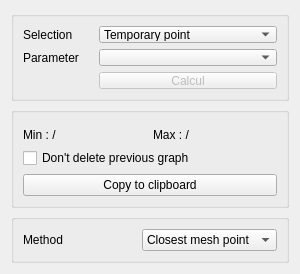
            <widget class="QWidget" name="page_graphtemp">
             <layout class="QGridLayout" name="gridLayout_11">
              <item row="1" column="0" colspan="2">
               <widget class="QGroupBox" name="groupBox_15">
                <property name="sizePolicy">
                 <sizepolicy hsizetype="Preferred" vsizetype="Preferred">
                  <horstretch>0</horstretch>
                  <verstretch>0</verstretch>
                 </sizepolicy>
                </property>
                <property name="title">
                 <string/>
                </property>
                <layout class="QGridLayout" name="gridLayout_14">
                 <item row="1" column="1">
                  <widget class="QLabel" name="label_21">
                   <property name="text">
                    <string>Max : /</string>
                   </property>
                  </widget>
                 </item>
                 <item row="1" column="0">
                  <widget class="QLabel" name="label_20">
                   <property name="maximumSize">
                    <size>
                     <width>16777215</width>
                     <height>20</height>
                    </size>
                   </property>
                   <property name="text">
                    <string>Min : /</string>
                   </property>
                  </widget>
                 </item>
                 <item row="0" column="0" colspan="2">
                  <widget class="QFrame" name="frame">
                   <property name="frameShape">
                    <enum>QFrame::StyledPanel</enum>
                   </property>
                   <property name="frameShadow">
                    <enum>QFrame::Plain</enum>
                   </property>
                  </widget>
                 </item>
                 <item row="3" column="0" colspan="2">
                  <widget class="QPushButton" name="pushButton_graphtemp_pressepapier">
                   <property name="text">
                    <string>Copy to clipboard</string>
                   </property>
                  </widget>
                 </item>
                 <item row="2" column="0" colspan="2">
                  <widget class="QCheckBox" name="checkBox">
                   <property name="text">
                    <string>Don't delete previous graph</string>
                   </property>
                  </widget>
                 </item>
                </layout>
                <zorder>frame</zorder>
                <zorder>label_21</zorder>
                <zorder>label_20</zorder>
                <zorder>pushButton_graphtemp_pressepapier</zorder>
                <zorder>checkBox</zorder>
               </widget>
              </item>
              <item row="0" column="0" colspan="2">
               <widget class="QGroupBox" name="groupBox_14">
                <property name="sizePolicy">
                 <sizepolicy hsizetype="Preferred" vsizetype="Fixed">
                  <horstretch>0</horstretch>
                  <verstretch>0</verstretch>
                 </sizepolicy>
                </property>
                <property name="maximumSize">
                 <size>
                  <width>16777215</width>
                  <height>90</height>
                 </size>
                </property>
                <property name="title">
                 <string/>
                </property>
                <layout class="QGridLayout" name="gridLayout_13">
                 <property name="horizontalSpacing">
                  <number>20</number>
                 </property>
                 <item row="1" column="0">
                  <widget class="QLabel" name="label_22">
                   <property name="sizePolicy">
                    <sizepolicy hsizetype="Fixed" vsizetype="Minimum">
                     <horstretch>0</horstretch>
                     <verstretch>0</verstretch>
                    </sizepolicy>
                   </property>
                   <property name="text">
                    <string>Parameter</string>
                   </property>
                  </widget>
                 </item>
                 <item row="0" column="0">
                  <widget class="QLabel" name="label_19">
                   <property name="sizePolicy">
                    <sizepolicy hsizetype="Fixed" vsizetype="Minimum">
                     <horstretch>0</horstretch>
                     <verstretch>0</verstretch>
                    </sizepolicy>
                   </property>
                   <property name="text">
                    <string>Selection</string>
                   </property>
                  </widget>
                 </item>
                 <item row="1" column="1">
                  <widget class="QComboBox" name="comboBox_parametreschooser">
                   <property name="sizePolicy">
                    <sizepolicy hsizetype="Preferred" vsizetype="Fixed">
                     <horstretch>0</horstretch>
                     <verstretch>0</verstretch>
                    </sizepolicy>
                   </property>
                  </widget>
                 </item>
                 <item row="0" column="1">
                  <widget class="QComboBox" name="comboBox_2">
                   <property name="sizePolicy">
                    <sizepolicy hsizetype="Preferred" vsizetype="Fixed">
                     <horstretch>0</horstretch>
                     <verstretch>0</verstretch>
                    </sizepolicy>
                   </property>
                   <item>
                    <property name="text">
                     <string>Temporary point</string>
                    </property>
                   </item>
                   <item>
                    <property name="text">
                     <string>Points of active vector layer</string>
                    </property>
                   </item>
                  </widget>
                 </item>
                 <item row="2" column="1">
                  <widget class="QPushButton" name="pushButton_limni">
                   <property name="enabled">
                    <bool>false</bool>
                   </property>
                   <property name="sizePolicy">
                    <sizepolicy hsizetype="Preferred" vsizetype="Fixed">
                     <horstretch>0</horstretch>
                     <verstretch>0</verstretch>
                    </sizepolicy>
                   </property>
                   <property name="text">
                    <string>Calcul</string>
                   </property>
                   <property name="icon">
                    <iconset>
                     <normaloff>:/plugins/PostTelemac/icons/Play_48x48.png</normaloff>:/plugins/PostTelemac/icons/Play_48x48.png</iconset>
                   </property>
                  </widget>
                 </item>
                </layout>
               </widget>
              </item>
              <item row="2" column="0" colspan="2">
               <widget class="QGroupBox" name="groupBox_16">
                <property name="sizePolicy">
                 <sizepolicy hsizetype="Preferred" vsizetype="Fixed">
                  <horstretch>0</horstretch>
                  <verstretch>0</verstretch>
                 </sizepolicy>
                </property>
                <property name="maximumSize">
                 <size>
                  <width>16777215</width>
                  <height>16777215</height>
                 </size>
                </property>
                <property name="title">
                 <string/>
                </property>
                <layout class="QGridLayout" name="gridLayout_15">
                 <item row="0" column="0">
                  <widget class="QLabel" name="label_10">
                   <property name="text">
                    <string>Method</string>
                   </property>
                  </widget>
                 </item>
                 <item row="0" column="1">
                  <widget class="QComboBox" name="comboBox">
                   <item>
                    <property name="text">
                     <string>Closest mesh point</string>
                    </property>
                   </item>
                  </widget>
                 </item>
                </layout>
               </widget>
              </item>
             </layout>
            </widget>
